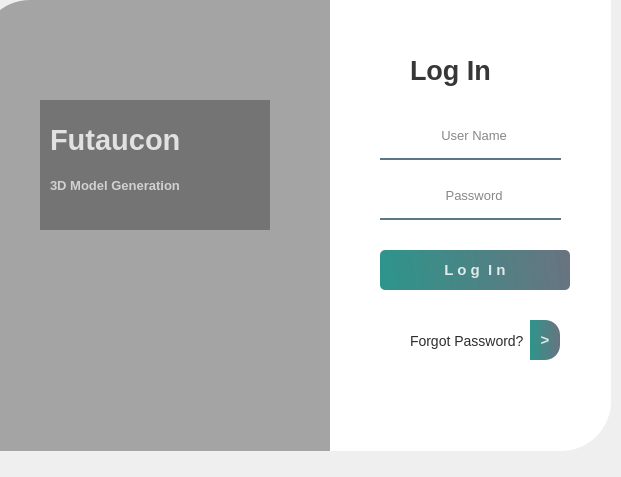
<?xml version="1.0" encoding="UTF-8"?>
<ui version="4.0">
 <class>Register</class>
 <widget class="QDialog" name="Register">
  <property name="geometry">
   <rect>
    <x>0</x>
    <y>0</y>
    <width>621</width>
    <height>477</height>
   </rect>
  </property>
  <property name="windowTitle">
   <string>Futaucon</string>
  </property>
  <widget class="QWidget" name="widget" native="true">
   <property name="geometry">
    <rect>
     <x>0</x>
     <y>0</y>
     <width>641</width>
     <height>511</height>
    </rect>
   </property>
   <property name="styleSheet">
    <string notr="true">QPushButton#pushButton, #pushButton_6, #pushButton_7{
	background-color: qlineargradient(spread:pad, x1:0, y1:0.505682, x2:1, y2:0.477, stop:0 rgba(11, 131, 120, 219), stop:1 rgba(85, 98, 112, 226));
	color:rgba(255, 255, 255, 210);
	border-radius:5px;
}

QPushButton#pushButton:hover, #pushButton_6:hover, #pushButton_7:hover{
	background-color: qlineargradient(spread:pad, x1:0, y1:0.505682, x2:1, y2:0.477, stop:0 rgba(150, 123, 111, 219), stop:1 rgba(85, 81, 84, 226));
}

QPushButton#pushButton:pressed, #pushButton_6:pressed, #pushButton_7:pressed{
	padding-left:5px;
	padding-top:5px;
	background-color:rgba(150, 123, 111, 255);
}

QPushButton#pushButton_2, #pushButton_3, #pushButton_4, #pushButton_5{
	background-color: rgba(0, 0, 0, 0);
	color:rgba(85, 98, 112, 255);
}

QPushButton#pushButton_2:hover, #pushButton_3:hover, #pushButton_4:hover, #pushButton_5:hover{
	color: rgba(131, 96, 53, 255);
}

QPushButton#pushButton_2:pressed, #pushButton_3:pressed, #pushButton_4:pressed, #pushButton_5:pressed{
	padding-left:5px;
	padding-top:5px;
	color:rgba(91, 88, 53, 255);
}

</string>
   </property>
   <widget class="QLabel" name="label">
    <property name="geometry">
     <rect>
      <x>40</x>
      <y>30</y>
      <width>280</width>
      <height>430</height>
     </rect>
    </property>
    <property name="styleSheet">
     <string notr="true">border-image: url(:/images/background.jpg);
border-top-left-radius: 50px;</string>
    </property>
    <property name="text">
     <string/>
    </property>
   </widget>
   <widget class="QLabel" name="label_2">
    <property name="geometry">
     <rect>
      <x>-20</x>
      <y>0</y>
      <width>351</width>
      <height>451</height>
     </rect>
    </property>
    <property name="styleSheet">
     <string notr="true">background-color:rgba(0, 0, 0, 80);
border-top-left-radius: 50px; background-image: url('https://formdynamics.io/wp-content/uploads/2020/03/3d-model-1024x722.jpeg');</string>
    </property>
    <property name="text">
     <string/>
    </property>
    <property name="pixmap">
     <pixmap>../3d-model-1024x722.jpeg</pixmap>
    </property>
   </widget>
   <widget class="QLabel" name="label_6">
    <property name="geometry">
     <rect>
      <x>40</x>
      <y>100</y>
      <width>230</width>
      <height>130</height>
     </rect>
    </property>
    <property name="styleSheet">
     <string notr="true">background-color:rgba(0, 0, 0, 75);</string>
    </property>
    <property name="text">
     <string/>
    </property>
   </widget>
   <widget class="QLabel" name="label_7">
    <property name="geometry">
     <rect>
      <x>50</x>
      <y>120</y>
      <width>180</width>
      <height>40</height>
     </rect>
    </property>
    <property name="font">
     <font>
      <pointsize>22</pointsize>
      <weight>75</weight>
      <bold>true</bold>
     </font>
    </property>
    <property name="styleSheet">
     <string notr="true">color:rgba(255, 255, 255, 200);</string>
    </property>
    <property name="text">
     <string>Futaucon</string>
    </property>
   </widget>
   <widget class="QLabel" name="label_8">
    <property name="geometry">
     <rect>
      <x>50</x>
      <y>160</y>
      <width>220</width>
      <height>50</height>
     </rect>
    </property>
    <property name="font">
     <font>
      <pointsize>10</pointsize>
      <weight>75</weight>
      <bold>true</bold>
     </font>
    </property>
    <property name="styleSheet">
     <string notr="true">color:rgba(255, 255, 255, 170);</string>
    </property>
    <property name="text">
     <string>3D Model Generation</string>
    </property>
   </widget>
   <widget class="QLabel" name="label_3">
    <property name="geometry">
     <rect>
      <x>330</x>
      <y>0</y>
      <width>281</width>
      <height>451</height>
     </rect>
    </property>
    <property name="styleSheet">
     <string notr="true">background-color:rgba(255, 255, 255, 255);
border-bottom-right-radius: 50px;</string>
    </property>
    <property name="text">
     <string/>
    </property>
   </widget>
   <widget class="QWidget" name="widget_2" native="true">
    <property name="geometry">
     <rect>
      <x>350</x>
      <y>0</y>
      <width>261</width>
      <height>451</height>
     </rect>
    </property>
    <widget class="QLabel" name="label_4">
     <property name="geometry">
      <rect>
       <x>60</x>
       <y>50</y>
       <width>121</width>
       <height>41</height>
      </rect>
     </property>
     <property name="font">
      <font>
       <pointsize>20</pointsize>
       <weight>75</weight>
       <bold>true</bold>
      </font>
     </property>
     <property name="styleSheet">
      <string notr="true">color:rgba(0, 0, 0, 200);</string>
     </property>
     <property name="text">
      <string>Log In</string>
     </property>
    </widget>
    <widget class="QLineEdit" name="lineEdit_2">
     <property name="geometry">
      <rect>
       <x>30</x>
       <y>180</y>
       <width>181</width>
       <height>40</height>
      </rect>
     </property>
     <property name="font">
      <font>
       <pointsize>10</pointsize>
      </font>
     </property>
     <property name="styleSheet">
      <string notr="true">background-color:rgba(0, 0, 0, 0);
border:none;
border-bottom:2px solid rgba(46, 82, 101, 200);
color:rgba(0, 0, 0, 240);
padding-bottom:7px;</string>
     </property>
     <property name="echoMode">
      <enum>QLineEdit::Password</enum>
     </property>
     <property name="alignment">
      <set>Qt::AlignCenter</set>
     </property>
     <property name="placeholderText">
      <string>  Password</string>
     </property>
    </widget>
    <widget class="QLineEdit" name="lineEdit">
     <property name="geometry">
      <rect>
       <x>30</x>
       <y>120</y>
       <width>181</width>
       <height>40</height>
      </rect>
     </property>
     <property name="font">
      <font>
       <pointsize>10</pointsize>
      </font>
     </property>
     <property name="styleSheet">
      <string notr="true">background-color:rgba(0, 0, 0, 0);
border:none;
border-bottom:2px solid rgba(46, 82, 101, 200);
color:rgba(0, 0, 0, 240);
padding-bottom:7px;</string>
     </property>
     <property name="alignment">
      <set>Qt::AlignCenter</set>
     </property>
     <property name="placeholderText">
      <string>  User Name</string>
     </property>
    </widget>
    <widget class="QPushButton" name="pushButton">
     <property name="geometry">
      <rect>
       <x>30</x>
       <y>250</y>
       <width>190</width>
       <height>40</height>
      </rect>
     </property>
     <property name="font">
      <font>
       <pointsize>11</pointsize>
       <weight>75</weight>
       <bold>true</bold>
      </font>
     </property>
     <property name="text">
      <string>L o g  I n</string>
     </property>
    </widget>
    <widget class="QLabel" name="label_5">
     <property name="geometry">
      <rect>
       <x>60</x>
       <y>330</y>
       <width>181</width>
       <height>21</height>
      </rect>
     </property>
     <property name="styleSheet">
      <string notr="true">color:rgba(0, 0, 0, 210);font-size:14px;</string>
     </property>
     <property name="text">
      <string>Forgot Password?</string>
     </property>
    </widget>
    <widget class="QPushButton" name="pushButton_7">
     <property name="geometry">
      <rect>
       <x>180</x>
       <y>320</y>
       <width>30</width>
       <height>40</height>
      </rect>
     </property>
     <property name="font">
      <font>
       <pointsize>11</pointsize>
       <weight>75</weight>
       <bold>true</bold>
      </font>
     </property>
     <property name="styleSheet">
      <string notr="true">border-radius:0px;
border-top-right-radius:15px;
border-bottom-right-radius:15px;</string>
     </property>
     <property name="text">
      <string>&gt;</string>
     </property>
     <property name="checkable">
      <bool>true</bool>
     </property>
    </widget>
   </widget>
  </widget>
 </widget>
 <resources/>
 <connections/>
</ui>
